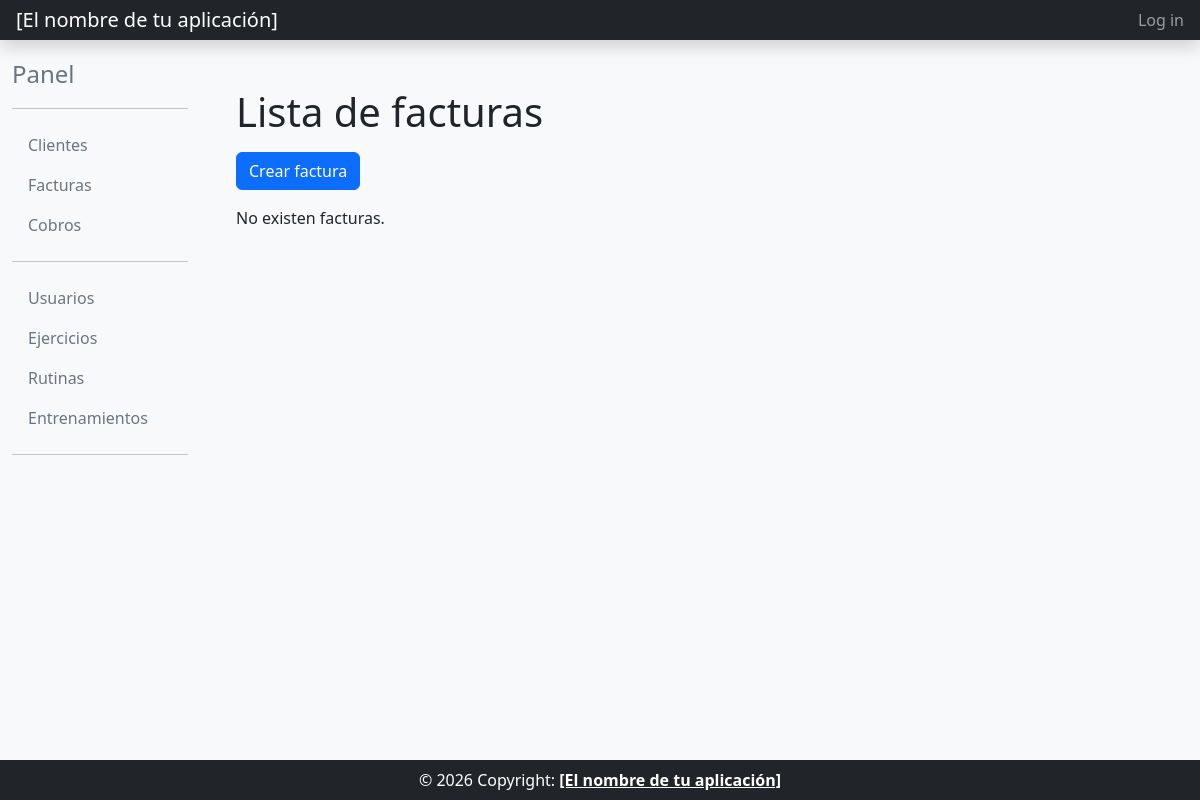
Before: /factura_list/ with the older database file.
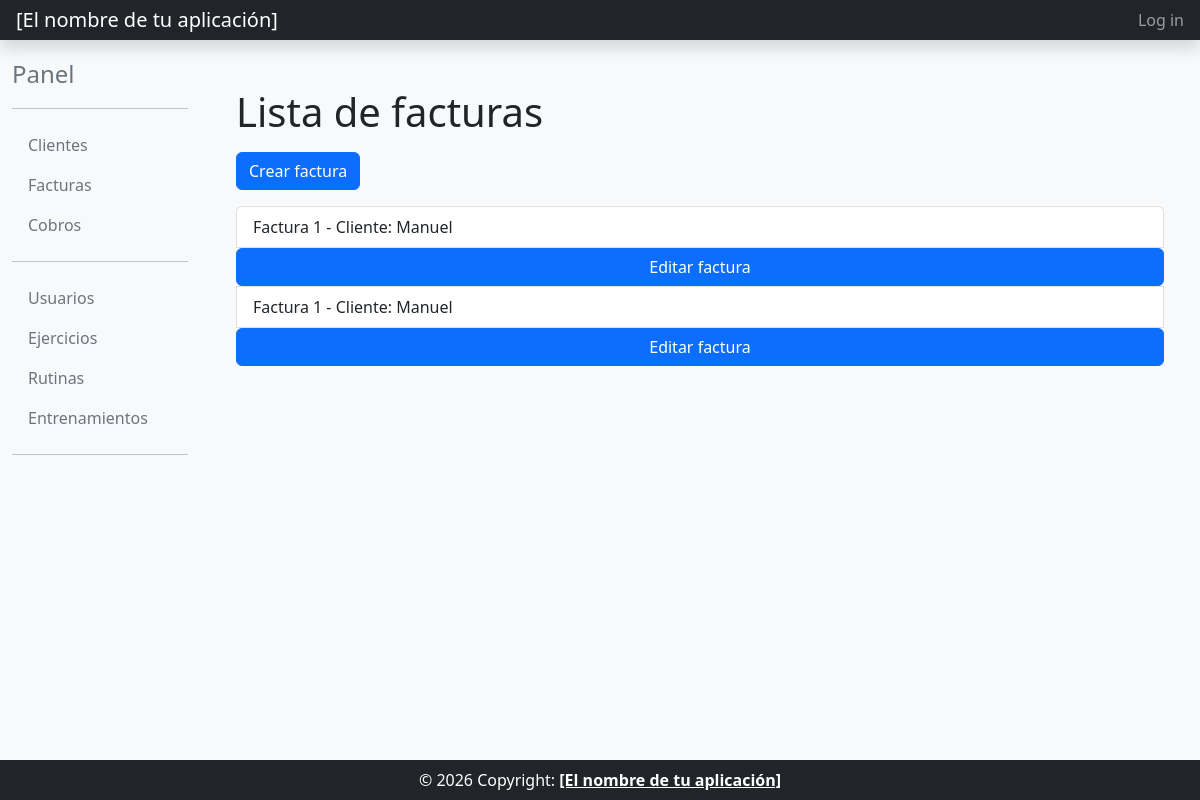
After: the same page with the newer database file.
### billing/models.py (models this page shows, shortened)
class Factura(models.Model):
    cliente = models.ForeignKey(Cliente, on_delete=models.PROTECT)
    numero = models.CharField(max_length=20, verbose_name="N.º factura")
    concepto = models.TextField()
    fecha = models.DateField(default=timezone.now)
    total = models.DecimalField(max_digits=10, decimal_places=2, default=0)
    class Meta:
        verbose_name = "factura"
        verbose_name_plural = "facturas"
        ordering = ["-fecha", "numero"]
    def __str__(self):
        return f"Factura {self.numero} - Cliente: {self.cliente.nombre}"

class Cliente(models.Model):
    nombre = models.CharField(max_length=256)
    apellidos = models.CharField(max_length=512)
    nif = models.CharField(max_length=20, unique=True)
    email = models.EmailField(unique=True)
    class Meta:
        verbose_name = "cliente"
        verbose_name_plural = "clientes"
        ordering = ["apellidos", "nombre"]

### billing/views.py (the view)
# urls.py: path("factura_list/", views.FacturaListView.as_view(), name="factura_list"),
class FacturaListView(OrderingListViewMixin, ListView):
    model = Factura
    template_name = 'factura_list.html'
    paginate_by = 10

### common/mixins.py (called while the page is built)
    def get_queryset(self):
        queryset = super().get_queryset()
        ordering = self.request.GET.get('ordering')
        if ordering == 'asc':
            return queryset.order_by('pk')
        if ordering == 'desc':
            return queryset.order_by('-pk')
        return queryset

    def get_context_data(self, **kwargs):
        context = super().get_context_data(**kwargs)
        ordering = self.request.GET.get('ordering')
        context['ordering'] = ordering if ordering in ('asc', 'desc') else None
        return context

### billing/templates/factura_list.html (shortened to what this page needs)
{% extends "base_intranet.html" %}
{% block main_content %}
<div class="container">
    <h1>Lista de facturas</h1>
    <a href="{% url 'factura_create' %}" class="btn btn-primary mt-2">Crear factura</a>
    <ul class="list-group mt-3 ">
    {% for factura in object_list %}
        <a href="{% url 'factura_detail' factura.id %}" class="list-group-item list-group-item-action">{{ factura }}</a>
        <a href="{% url 'factura_update' pk=factura.id %}" class="btn btn-primary">Editar factura</a>
    {% empty %}
        <p>No existen facturas.</p>
    {% endfor %}
    </ul>
</div>
{% endblock main_content %}

Changed rows visible on the page:
added Factura: numero+cliente "Factura 1 - Cliente: Manuel"
added Factura: numero+cliente "Factura 1 - Cliente: Manuel"
Other visible differences:
text no longer shown: "No existen facturas."
